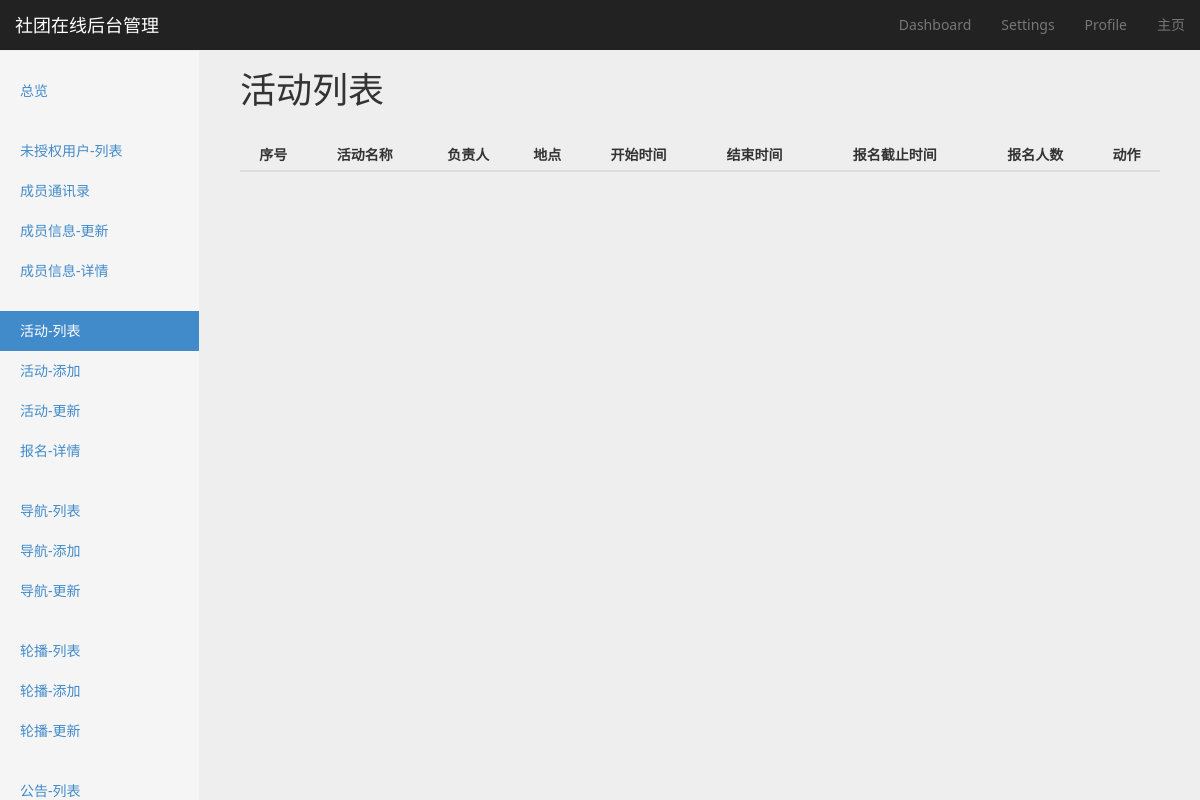
/activity/activity/list/, run on an earlier commit of the app's database.
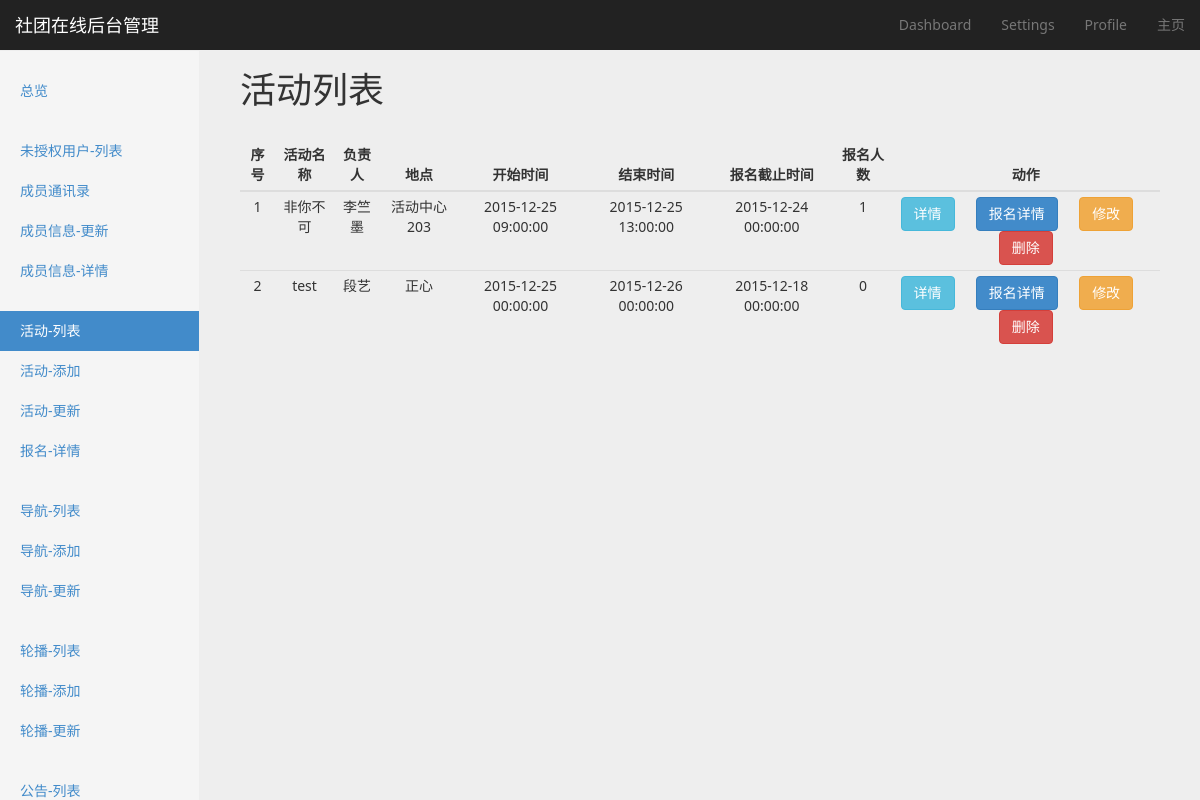
And on a later commit of the database.
### activity/models.py (models this page shows, shortened)
class Activity(models.Model):
    title = models.CharField(max_length=128)
    content = UEditorField(imagePath="activity/images/", filePath="activity/files/")
    responsible_user = models.ForeignKey(User)
    address = models.CharField(max_length=128, blank=True, null=True)
    entry_closing_time = models.DateTimeField()
    start_time = models.DateTimeField()
    closing_time = models.DateTimeField()
    is_alternative = models.BooleanField(default=False)
    alternative_title = models.CharField(max_length=128, blank=True, null=True)

### authentication/models.py (models this page shows, shortened)
class MyUser(models.Model):
    name = models.CharField(max_length=32)
    student_id = models.CharField(max_length=16)
    college = models.CharField(max_length=16)
    tel = models.CharField(max_length=11)
    is_public_tel = models.BooleanField(default=False)
    SEX_CHOICE = (
        ('M', u'男'),
        ('F', u'女'),
    )
    sex = models.CharField(max_length=1, choices=SEX_CHOICE)
    level = models.SmallIntegerField()
    birthday = models.DateField()
    qq = models.CharField(max_length=32, blank=True)
    is_public_qq = models.BooleanField(default=False)
    description = models.TextField(blank=True, null=True)
    photo = models.ImageField(upload_to='./user/photo/%Y/%m/%d/')
    is_publisher = models.BooleanField(default=False)
    is_admin = models.BooleanField(default=False)
    user = models.OneToOneField(User)

### activity/views.py (the view)
class ActivityListView(BaseMixin, ListView):
    model = Activity
    context_object_name = 'activity_list'
    queryset = Activity.objects.order_by('-start_time').annotate(actor_number=Count('actor'))
    def get_context_data(self, *args, **kwargs):
        context = super(ActivityListView, self).get_context_data(*args, **kwargs)
        context['active_page'] = 'activity-list'
        return context

### utils/common_mixin.py (called while the page is built)
    def get_context_data(self, *args, **kwargs):
        context = super(BaseMixin, self).get_context_data(**kwargs)
        context['COMMUNITY_NAME'] = COMMUNITY_NAME
        context['COMMUNITY_DESCRIPTION'] = COMMUNITY_DESCRIPTION
        context['PAGE_NUMBER'] = PAGE_NUMBER
        return context

### templates/activity/activity_list.html (shortened to what this page needs)
{% extends 'website/backend/settings/settings_base.html' %}
{% block option-title %}
    活动列表
{% endblock %}
{% block content %}
    <div class="col-md-12">
        <table class="table table-hover table-responsive table-condensed dashboard-table">
            <thead>
                <tr>
                    <th>序号</th>
                    <th>活动名称</th>
                    <th>负责人</th>
                    <th>地点</th>
                    <th>开始时间</th>
                    <th>结束时间</th>
                    <th>报名截止时间</th>
                    <th>报名人数</th>
                    <th>动作</th>
                </tr>
            </thead>
            <tbody>
                {% for item in activity_list %}
                    <tr>
                        <td>{{ forloop.counter }}</td>
                        <td>{{ item.title }}</td>
                        <td>{{ item.responsible_user.myuser.name }}</td>
                        <td>{{ item.address }}</td>
                        <td>{{ item.start_time|date:"Y-m-d " }}{{ item.start_time|time:"H:i:s" }}</td>
                        <td>{{ item.closing_time|date:"Y-m-d " }}{{ item.closing_time|time:"H:i:s" }}</td>
                        <td>{{ item.entry_closing_time|date:"Y-m-d " }}{{ item.entry_closing_time|time:"H:i:s" }}</td>
                        <td>{{ item.actor_number }}</td>
                        <td>
                            <a href="{% url 'activity-detail' item.pk %}" class="btn btn-info" role="button">详情</a>
                            <a href="{% url 'actor-list' item.id %}" class="btn btn-primary" role="button">报名详情</a>
                            <a href="{% url 'activity-update' item.pk %}" class="btn btn-warning" role="button">修改</a>
                            <button class="btn btn-danger" role="button" data-id="{{ item.id }}">删除</button>
                        </td>
                    </tr>
                {% endfor %}
            </tbody>
        </table>
    </div>
{% endblock %}

What changed in the data, as far as the page shows it:
added Activity: title "非你不可", responsible_user.myuser.name "李竺墨", address "活动中心203", start_time "2015-12-25", start_time "09:00:00", closing_time "2015-12-25", closing_time "13:00:00", entry_closing_time "2015-12-24", entry_closing_time "00:00:00", actor_number "1"
added Activity: title "test", responsible_user.myuser.name "段艺", address "正心", start_time "2015-12-25", start_time "00:00:00", closing_time "2015-12-26", closing_time "00:00:00", entry_closing_time "2015-12-18", entry_closing_time "00:00:00", actor_number "0"
